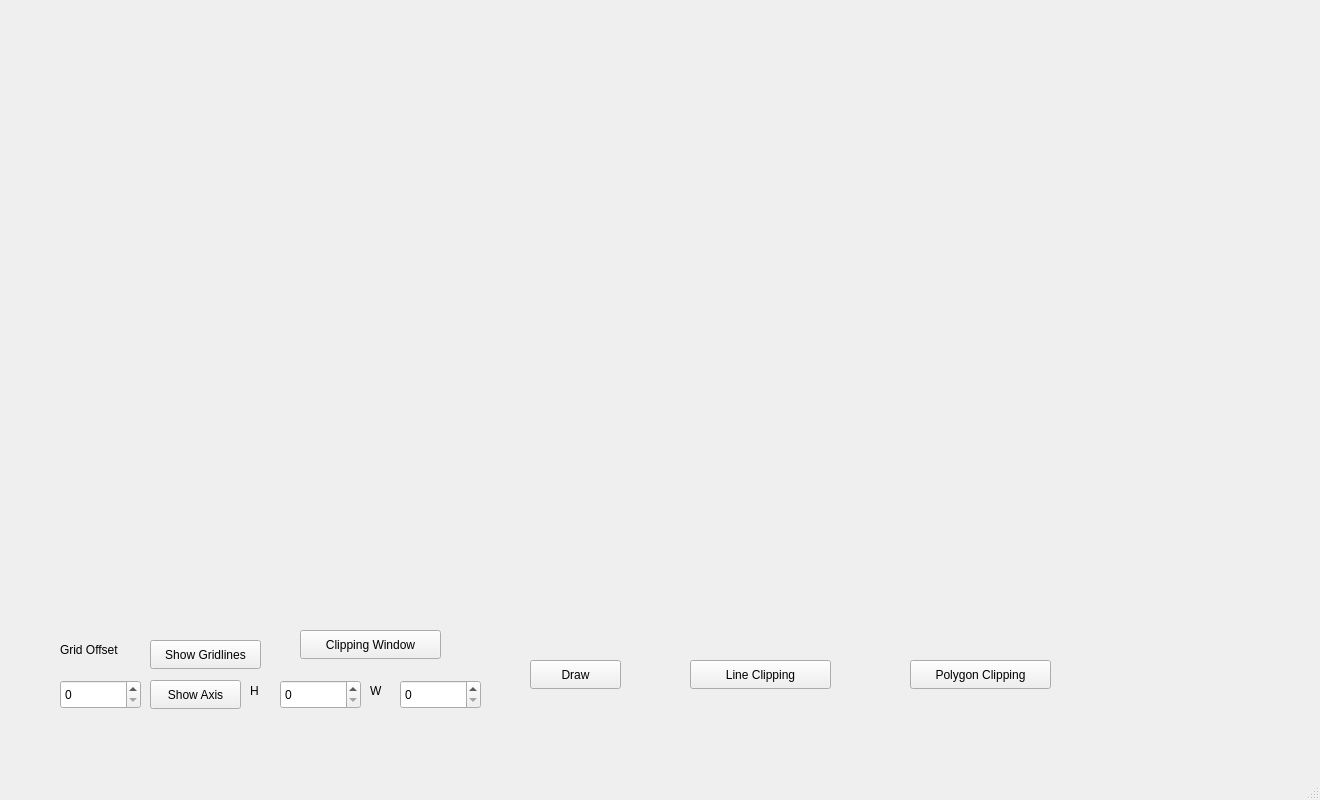
<?xml version="1.0" encoding="UTF-8"?>
<ui version="4.0">
 <class>MainWindow</class>
 <widget class="QMainWindow" name="MainWindow">
  <property name="geometry">
   <rect>
    <x>0</x>
    <y>0</y>
    <width>1320</width>
    <height>800</height>
   </rect>
  </property>
  <property name="windowTitle">
   <string>MainWindow</string>
  </property>
  <widget class="QWidget" name="centralwidget">
   <widget class="QLabel" name="graph">
    <property name="geometry">
     <rect>
      <x>32</x>
      <y>-1</y>
      <width>1231</width>
      <height>600</height>
     </rect>
    </property>
    <property name="text">
     <string/>
    </property>
   </widget>
   <widget class="QPushButton" name="window">
    <property name="geometry">
     <rect>
      <x>300</x>
      <y>630</y>
      <width>141</width>
      <height>29</height>
     </rect>
    </property>
    <property name="text">
     <string>Clipping Window</string>
    </property>
   </widget>
   <widget class="QPushButton" name="gridlines">
    <property name="geometry">
     <rect>
      <x>150</x>
      <y>640</y>
      <width>111</width>
      <height>29</height>
     </rect>
    </property>
    <property name="text">
     <string>Show Gridlines</string>
    </property>
   </widget>
   <widget class="QLabel" name="label_6">
    <property name="geometry">
     <rect>
      <x>370</x>
      <y>680</y>
      <width>31</width>
      <height>21</height>
     </rect>
    </property>
    <property name="text">
     <string>W</string>
    </property>
   </widget>
   <widget class="QLabel" name="label_2">
    <property name="geometry">
     <rect>
      <x>60</x>
      <y>640</y>
      <width>81</width>
      <height>20</height>
     </rect>
    </property>
    <property name="text">
     <string>Grid Offset</string>
    </property>
   </widget>
   <widget class="QPushButton" name="axis">
    <property name="geometry">
     <rect>
      <x>150</x>
      <y>680</y>
      <width>91</width>
      <height>29</height>
     </rect>
    </property>
    <property name="text">
     <string>Show Axis</string>
    </property>
   </widget>
   <widget class="QLabel" name="label_5">
    <property name="geometry">
     <rect>
      <x>250</x>
      <y>680</y>
      <width>31</width>
      <height>21</height>
     </rect>
    </property>
    <property name="text">
     <string>H</string>
    </property>
   </widget>
   <widget class="QSpinBox" name="gridoffset">
    <property name="geometry">
     <rect>
      <x>60</x>
      <y>680</y>
      <width>81</width>
      <height>29</height>
     </rect>
    </property>
   </widget>
   <widget class="QPushButton" name="draw">
    <property name="geometry">
     <rect>
      <x>530</x>
      <y>660</y>
      <width>91</width>
      <height>29</height>
     </rect>
    </property>
    <property name="text">
     <string>Draw</string>
    </property>
   </widget>
   <widget class="QPushButton" name="cohensutherland">
    <property name="geometry">
     <rect>
      <x>690</x>
      <y>660</y>
      <width>141</width>
      <height>29</height>
     </rect>
    </property>
    <property name="text">
     <string>Line Clipping</string>
    </property>
   </widget>
   <widget class="QPushButton" name="sutherlandhodgman">
    <property name="geometry">
     <rect>
      <x>910</x>
      <y>660</y>
      <width>141</width>
      <height>29</height>
     </rect>
    </property>
    <property name="text">
     <string>Polygon Clipping</string>
    </property>
   </widget>
   <widget class="QSpinBox" name="h">
    <property name="geometry">
     <rect>
      <x>280</x>
      <y>680</y>
      <width>81</width>
      <height>29</height>
     </rect>
    </property>
   </widget>
   <widget class="QSpinBox" name="w">
    <property name="geometry">
     <rect>
      <x>400</x>
      <y>680</y>
      <width>81</width>
      <height>29</height>
     </rect>
    </property>
   </widget>
  </widget>
  <widget class="QMenuBar" name="menubar">
   <property name="geometry">
    <rect>
     <x>0</x>
     <y>0</y>
     <width>1320</width>
     <height>25</height>
    </rect>
   </property>
  </widget>
  <widget class="QStatusBar" name="statusbar"/>
 </widget>
 <resources/>
 <connections/>
</ui>
